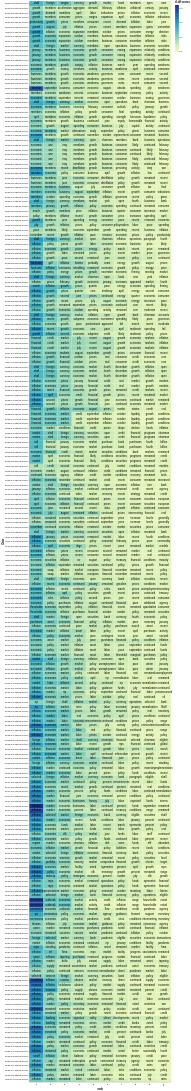

The notebook cell saved with this chart:
### Markdown cell above
**For Statements**

### Code cell
pd.options.display.max_rows = 600
# adding a little randomness to break ties in term ranking
top_tfidf_plusRand = top_statements.copy()
top_tfidf_plusRand['tf-idf scores'] = top_tfidf_plusRand['tf-idf scores'] + np.random.rand(top_statements.shape[0])*0.0001

# base for all visualizations, with rank calculation
base = alt.Chart(top_tfidf_plusRand).encode(
    x = 'rank:O',
    y = 'Date:N'
).transform_window(
    rank = "rank()",
    sort = [alt.SortField("tf-idf scores", order="descending")],
    groupby = ["Date"],
)

# heatmap specification, the color follows the number of tfidf
heatmap = base.mark_rect().encode(
    color = 'tf-idf scores:Q'
)


# text labels, white for darker heatmap colors
text = base.mark_text(baseline='middle').encode(
    text = 'vocab:N',
    color = alt.condition(alt.datum.tfidf >= 0.23, alt.value('white'), alt.value('black'))
)

# display the three superimposed visualizations
(heatmap + text).properties(width=600)

### Figure 1 — Vega-Lite specification as saved in the notebook (floating-point values rounded to 4 significant figures; data arrays with more than 128 entries replaced by an {"elided": "..."} marker saying what was removed)
{"config": {"view": {"continuousWidth": 300, "continuousHeight": 300}}, "layer": [{"mark": {"type": "rect"}, "encoding": {"color": {"field": "tf-idf scores", "type": "quantitative"}, "x": {"field": "rank", "type": "ordinal"}, "y": {"field": "Date", "type": "nominal"}}, "transform": [{"window": [{"op": "rank", "field": "", "as": "rank"}], "groupby": ["Date"], "sort": [{"field": "tf-idf scores", "order": "descending"}]}]}, {"mark": {"type": "text", "baseline": "middle"}, "encoding": {"color": {"condition": {"test": "(datum.tfidf >= 0.23)", "value": "white"}, "value": "black"}, "text": {"field": "vocab", "type": "nominal"}, "x": {"field": "rank", "type": "ordinal"}, "y": {"field": "Date", "type": "nominal"}}, "transform": [{"window": [{"op": "rank", "field": "", "as": "rank"}], "groupby": ["Date"], "sort": [{"field": "tf-idf scores", "order": "descending"}]}]}], "data": {"name": "data-906d9a58e9d323df9b27391efd030e8e"}, "width": 600, "$schema": "https://vega.github.io/schema/vega-lite/v5.20.1.json", "datasets": {"data-906d9a58e9d323df9b27391efd030e8e": {"elided": "2290 records"}}}
